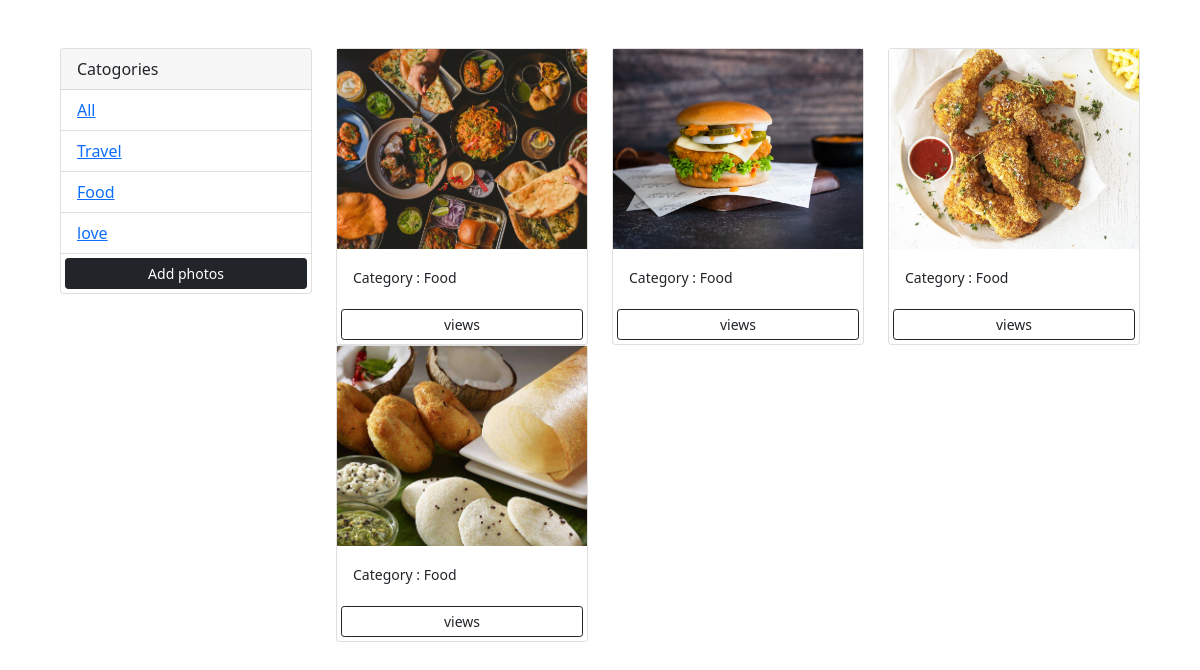
The app's page /?category=Food with its own data.
### photos/models.py (models this page shows, shortened)
class Category(models.Model):
    name = models.CharField(max_length=100,null=False,blank=False)

class Photo(models.Model):
    category = models.ForeignKey(Category,on_delete=models.SET_NULL,null=True,blank=True)
    image = models.ImageField(null=False,blank=False)
    description = models.TextField()

### photos/views.py (the view)
# urls.py: path('',views.gallery,name='gallery'),
def gallery(request):
    category = request.GET.get('category')
    if category == None:
        photos = Photo.objects.all()
    else:
        photos = Photo.objects.filter(category__name=category)
    categories = Category.objects.all()
    context = {'categories': categories,'photos':photos}
    return render(request,'photos/gallery.html',context)

### photos/templates/photos/gallery.html (shortened to what this page needs)
<!DOCTYPE html>
<html>
    <head>
        <link href="https://cdn.jsdelivr.net/npm/bootstrap@5.0.0-beta1/dist/css/bootstrap.min.css" rel="stylesheet"
>
    </head>
    <body class="m-5">
        <div class="container">
            <div class="row">
                <div class="col-md-3">
                    <div class="card">
                        <div class="card-header">
                            Catogories
                        </div>
                        <ul class="list-group list-group-flush">
                          <li class="list-group-item">
                            <a href="{% url 'gallery' %}">All</a>
                        </li>
                          {% for category in categories %}
                          <li class="list-group-item">
                            <a href="{% url 'gallery' %}?category={{category.name}}"> {{category.name}}</a>
                        </li>
                          {% endfor %}
                            <a href="{% url 'add' %}" class="btn btn-dark btn-sm m-1">Add photos</a>
                        </ul>
                      </div>
                </div>
                <div class="col-md-9">
                    <div class="row">
                    {% for photo in photos%}
                    <div class="col-md-4">
                        <div class="card">
                            <img class="image-thumbail" src="{{photo.image.url}}" alt="card image cap">
                            <div class="card-body">
                              <small>Category : {{photo.category.name}}</small>
                            </div>
                              <a href="{% url 'photo' photo.id %}"class="btn btn-outline-dark btn-sm m-1">views</a>
                            </div>
                          </div>
                          {% empty %}
                          <h3>no image...</h3>
                          {% endfor %}
                    </div>
                </div>
            </div>
        </div>
    </body>
</html>

### photos/templates/photos/gallery.html (style rules this page uses)
.image-thumbail { height:200px; object-fit: cover }

### records on screen
Category: name "Travel"
Category: name "Food"
Category: name "love"
Photo: image (picture), category.name "Food"
Photo: image (picture), category.name "Food"
Photo: image (picture), category.name "Food"
Photo: image (picture), category.name "Food"
